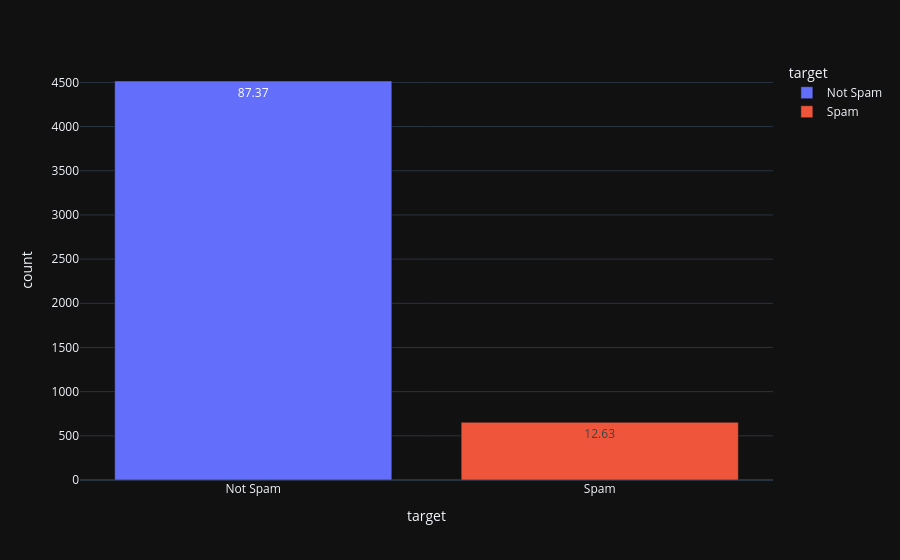

Notebook code for this chart:
### Code cell
px.bar(ratio_df, x='target', y='count', color='target', text='percentage')

### Figure 1 — Plotly figure (JSON) as saved in the notebook; plotly's stock layout.template omitted (floating-point values rounded to 4 significant figures)
{"data": [{"hovertemplate": "target=%{x}<br>count=%{y}<br>percentage=%{text}<extra></extra>", "legendgroup": "Not Spam", "marker": {"color": "#636efa", "pattern": {"shape": ""}}, "name": "Not Spam", "orientation": "v", "showlegend": true, "text": [87.37], "textposition": "auto", "x": ["Not Spam"], "xaxis": "x", "y": [4516], "yaxis": "y", "type": "bar"}, {"hovertemplate": "target=%{x}<br>count=%{y}<br>percentage=%{text}<extra></extra>", "legendgroup": "Spam", "marker": {"color": "#EF553B", "pattern": {"shape": ""}}, "name": "Spam", "orientation": "v", "showlegend": true, "text": [12.63], "textposition": "auto", "x": ["Spam"], "xaxis": "x", "y": [653], "yaxis": "y", "type": "bar"}], "layout": {"xaxis": {"anchor": "y", "domain": [0.0, 1.0], "title": {"text": "target"}, "categoryorder": "array", "categoryarray": ["Not Spam", "Spam"]}, "yaxis": {"anchor": "x", "domain": [0.0, 1.0], "title": {"text": "count"}}, "legend": {"title": {"text": "target"}, "tracegroupgap": 0}, "margin": {"t": 60}, "barmode": "relative"}}
